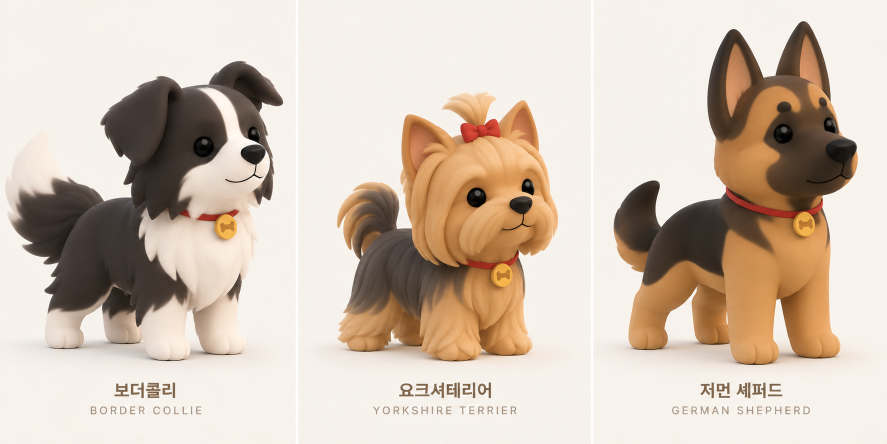
#> input picture assets/breeds/시안/보더콜리, 요크셔테리어, 져먼셰퍼드.png, 1774 x 887 px (shown at 1/2 size)
$ python breed-import.py
#> lines starting #> are read from the running program, lines starting #| are printed output that depends on the picture
# -*- coding: utf-8 -*-
"""
새 견종 캐릭터 들이기.

    pip install pillow
    python scripts/breed-import.py split          # assets/breeds/시안/*.png → assets/breeds/<한글>.png
    python scripts/breed-import.py build 보더콜리:border-collie ...   # → static/dogs/<key>.webp + thumb/

시안은 한 장에 세 마리가 세로 줄로 나뉘어 있고 아래에 이름 띠가 붙어 있습니다.
칸마다 잘라 내고, 기존 견종 그림과 같은 틀(1024 정사각 · #F8F8F8 배경 · 발끝이 아래에서 91% 자리)에
다시 앉혀 둡니다. 이 틀이 맞아야 /web/dog 무대의 체급별 확대가 같은 바닥선을 기준으로 움직여요.

배경색을 옮길 때는 '배경에 가까운 픽셀일수록 많이' 옮깁니다.
그냥 곱하면 강아지 털색까지 같이 물드는데, 이러면 그려진 바닥 그림자는 그대로 따라오고
강아지 본체는 손대지 않은 채로 남아요.
"""
import os
import sys

from PIL import Image

ROOT = os.path.dirname(os.path.dirname(os.path.abspath(__file__)))
ASSETS = os.path.join(ROOT, 'assets')
BREEDS = os.path.join(ASSETS, 'breeds')
SHEET_DIR = os.path.join(BREEDS, '시안')
DOGS = os.path.join(ROOT, 'static', 'dogs')

# 시안 파일 → 칸 순서대로의 견종 이름
SHEETS = {
    '보더콜리, 요크셔테리어, 져먼셰퍼드.png': ['보더콜리', '요크셔테리어', '저먼셰퍼드'],
    '사모예드, 퍼그, 로트와일러.png': ['사모예드', '퍼그', '로트와일러']
}

# 기존 견종 그림에서 잰 틀
SIDE = 1024
TARGET_BG = (248, 248, 248)
FIGURE_TOP = 140
FIGURE_BOTTOM = 930


def ink_box(im, bg, threshold=24):
    """배경과 다른 픽셀이 차지하는 네모. 그려진 바닥 그림자까지 포함합니다."""
    px = im.load()
    w, h = im.size
    left, right, top, bottom = w, -1, h, -1
    for y in range(h):
        for x in range(w):
            r, g, b = px[x, y]
            if abs(r - bg[0]) + abs(g - bg[1]) + abs(b - bg[2]) > threshold:
                left, right = min(left, x), max(right, x)
                top, bottom = min(top, y), max(bottom, y)
    return left, top, right + 1, bottom + 1


def panels(sheet, count=3):
    """칸 사이 구분선을 찾아 칸 경계를 돌려줍니다.

    구분선은 위에서 아래까지 쭉 이어지는, 배경보다 밝고 얼룩 없는 세로줄입니다.
    강아지 몸에도 밝은 부분이 있어서 '밝다'만으로는 못 가려요. 세로로 고른지(편차)까지 봅니다.
    칸은 고르게 나뉘어 있으니, 예상 자리 언저리에서만 찾습니다.
    """
    w, h = sheet.size
    px = sheet.load()
    body = int(h * 0.8)  # 이름 띠를 뺀 위쪽만 봅니다
    rows = range(0, body, 6)

    def column(x):
        values = [sum(px[x, y]) / 3 for y in rows]
        mean = sum(values) / len(values)
        spread = max(values) - min(values)
        return mean, spread

    cuts = [0]
    for i in range(1, count):
        guess = round(w * i / count)
        window = range(max(0, guess - 40), min(w, guess + 40))
        best, score = guess, None
        for x in window:
            mean, spread = column(x)
            if spread > 12:
                continue  # 강아지가 걸친 열
            if score is None or mean > score:
                best, score = x, mean
        cuts.append(best)
    cuts.append(w)
    return [(cuts[i], cuts[i + 1]) for i in range(count)]


def label_top(sheet, bg):
    """이름 띠가 시작하는 줄. 강아지가 끝난 뒤 한 번 비었다가 다시 글자가 나오는 자리입니다."""
    w, h = sheet.size
    px = sheet.load()
    rows = []
    for y in range(h):
        count = sum(
            1
            for x in range(0, w, 3)
            if abs(px[x, y][0] - bg[0]) + abs(px[x, y][1] - bg[1]) + abs(px[x, y][2] - bg[2]) > 30
        )
        rows.append(count)
    # 강아지가 끝나고 처음으로 길게 비는 자리가 이름 띠 앞의 틈입니다.
    # 이름은 한글 줄·영문 줄로 나뉘어 있어서 그 아래로도 틈이 또 생겨요.
    # 맨 아래에서부터 세면 그 사이 틈을 골라 한글 줄을 끌고 들어옵니다. 위에서부터 셉니다.
    first_ink = next((y for y, count in enumerate(rows) if count > 4), 0)
    start = None
    for y, count in enumerate(rows[first_ink:] + [99], start=first_ink):
        if count <= 4:
            if start is None:
                start = y
        else:
            if start is not None and y - start >= 12:
                return start
            start = None
    return h


def recolor(im, bg):
    """배경을 TARGET_BG 로 옮깁니다. 배경에 가까운 픽셀일수록 많이 옮겨, 강아지는 그대로 둡니다."""
    out = im.copy()
    px = out.load()
    w, h = out.size
    delta = [TARGET_BG[i] - bg[i] for i in range(3)]
    span = 90.0
    for y in range(h):
        for x in range(w):
            r, g, b = px[x, y]
            far = abs(r - bg[0]) + abs(g - bg[1]) + abs(b - bg[2])
            t = max(0.0, 1.0 - far / span)
            if t <= 0:
                continue
            px[x, y] = (
                min(255, max(0, round(r + delta[0] * t))),
                min(255, max(0, round(g + delta[1] * t))),
                min(255, max(0, round(b + delta[2] * t)))
            )
    return out


def split():
    os.makedirs(BREEDS, exist_ok=True)
    for name, breeds in SHEETS.items():
        sheet = Image.open(os.path.join(SHEET_DIR, name)).convert('RGB')
#> sheet is the input picture: PIL image 1774x887 RGB; mean R, G, B 210.4, 194.9, 180.3
        bg = sheet.getpixel((2, 2))
#> bg = (246, 241, 235)
        body = label_top(sheet, bg)
#> the loop in label_top, `for y in range(h):` made 887 passes
#> count on passes 1 to 3: 3, 3, 3
#> after the loop in label_top, `for y in range(h):`: rows = 887 values, max 446 at index 456, min 2 at index 12, mean 227.8
#> in label_top, `first_ink = next((y for y, count in enumerate(rows) if count > 4), 0)`: first_ink = 41
#> the loop in label_top, `for y, count in enumerate(rows[first_ink:] + [99], start=first_ink):` made 724 passes
#> count on passes 1 to 3: 5, 7, 7
#> body = 736
        bounds = panels(sheet)
#> the loop in panels, `for i in range(1, count):` made 2 passes
#> after the loop in panels, `for i in range(1, count):`: cuts = [0, 593, 1185]
#> bounds = [(0, 593), (593, 1185), (1185, 1774)]
        assert len(bounds) == len(breeds), (name, bounds)
        for (x0, x1), breed in zip(bounds, breeds):
            panel = recolor(sheet.crop((x0, 0, x1, body)), bg)
            box = ink_box(panel, TARGET_BG)
            dog = panel.crop(box)
            # 기존 그림과 같은 높이로 맞춰, 가로 가운데·발끝은 같은 바닥선에 둡니다.
            tall = FIGURE_BOTTOM - FIGURE_TOP
            scale = tall / dog.height
            dog = dog.resize((max(1, round(dog.width * scale)), tall), Image.LANCZOS)
            canvas = Image.new('RGB', (SIDE, SIDE), TARGET_BG)
            canvas.paste(dog, ((SIDE - dog.width) // 2, FIGURE_TOP))
            path = os.path.join(BREEDS, f'{breed}.png')
            canvas.save(path)
            print('split', breed, dog.size, os.path.getsize(path) // 1024, 'KB')
#> this loop made 3 passes
#> (x0, x1, breed, box, scale) on passes 1 to 3: (0, 593, '보더콜리', (10, 121, 567, 734), 1.29), (593, 1185, '요크셔테리어', (47, 184, 524, 734), 1.44), (1185, 1774, '저먼셰퍼드', (30, 42, 539, 736), 1.14)
#| split 보더콜리 (718, 790) 497 KB
#| split 요크셔테리어 (685, 790) 485 KB
#| split 저먼셰퍼드 (579, 790) 423 KB
#> pass 1, in recolor, `out = im.copy()`:
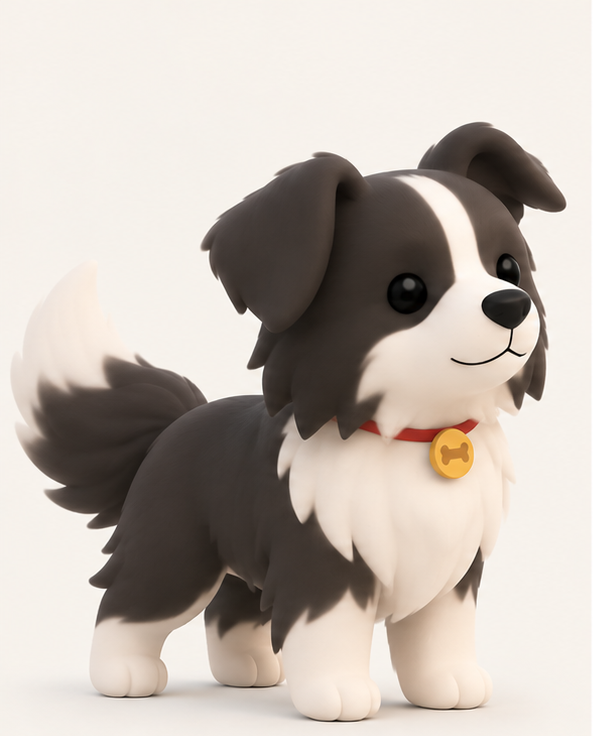
#> out: PIL image 593x736 RGB; mean R, G, B 192.7, 183.5, 175.5
#> pass 1, in split, `dog = panel.crop(box)`:
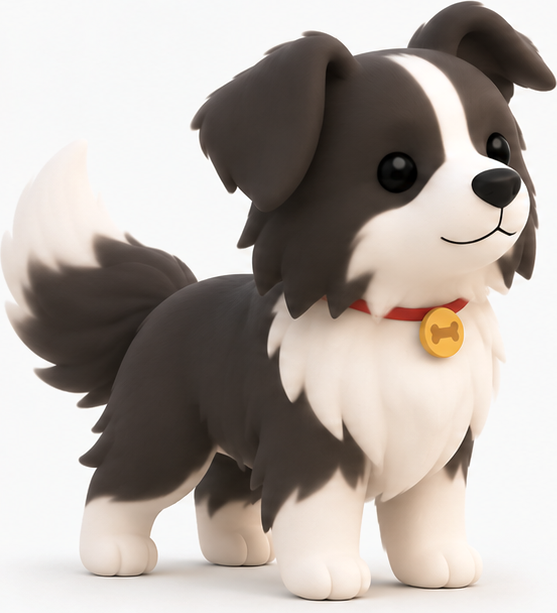
#> dog: PIL image 557x613 RGB; mean R, G, B 178.4, 170.3, 164.2
#> after the loop:
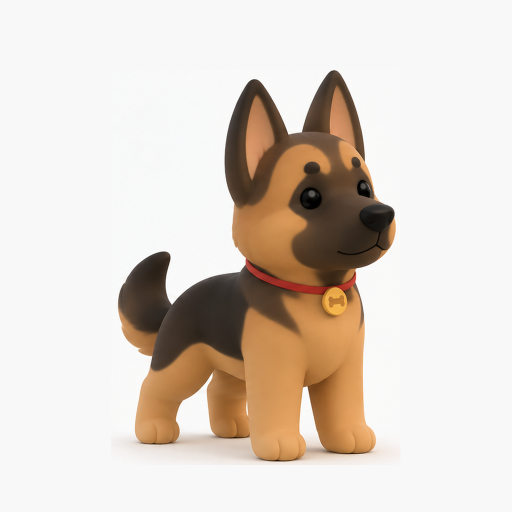
#> canvas: PIL image 1024x1024 RGB (shown at 1/2 size); mean R, G, B 222, 211.9, 202.7
#> after the loop:
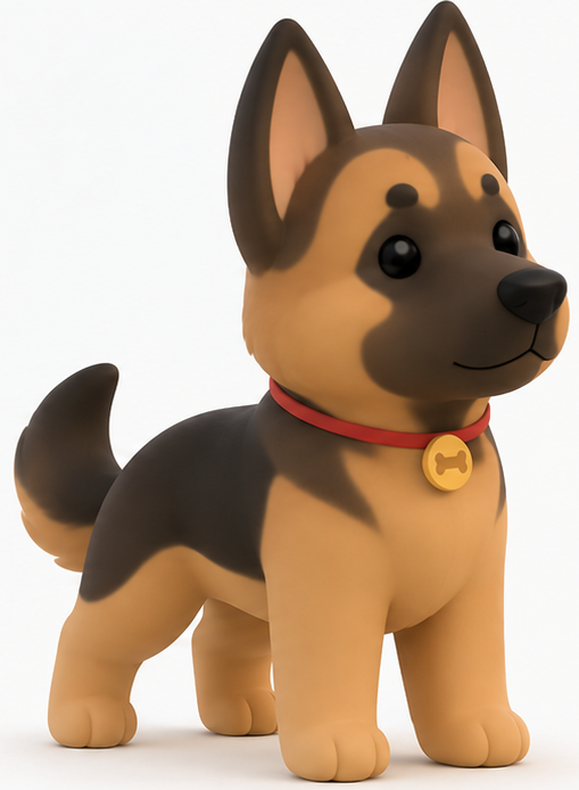
#> dog: PIL image 579x790 RGB; mean R, G, B 188.5, 165.2, 144.2
#> after the loop:
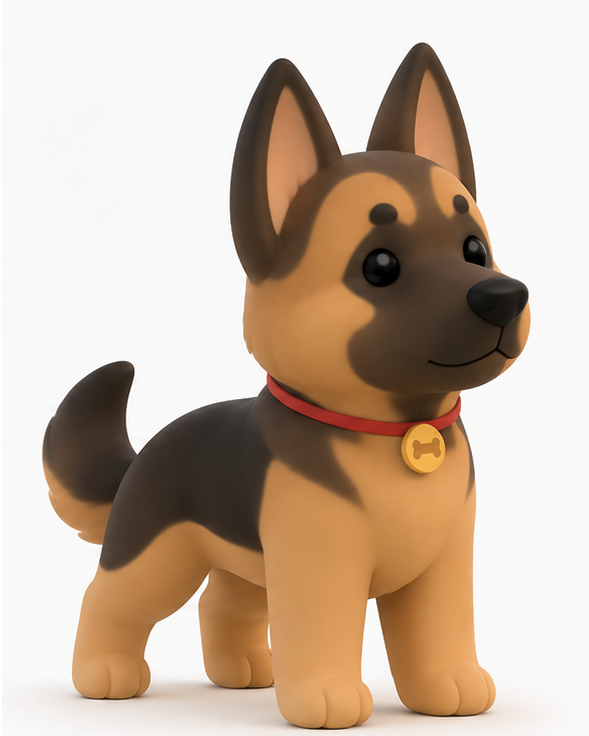
#> panel: PIL image 589x736 RGB; mean R, G, B 199.7, 180.7, 163.6
#> pass 2 of the loop in split, `for name, breeds in SHEETS.items():`:
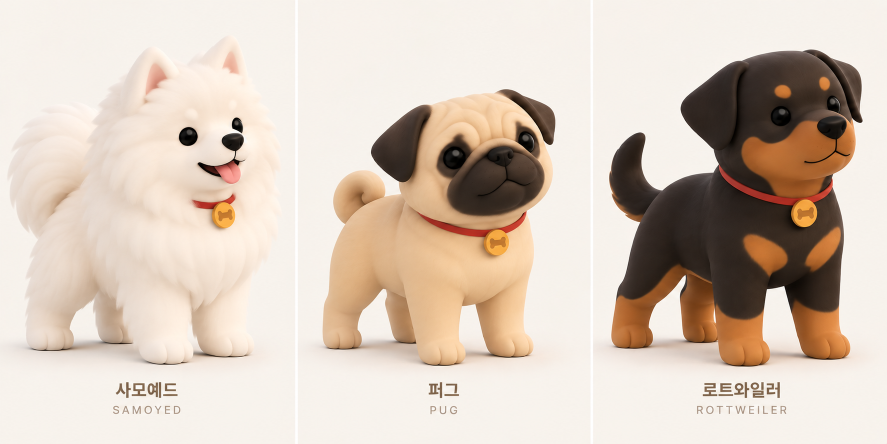
#> input picture assets/breeds/시안/사모예드, 퍼그, 로트와일러.png, 1774 x 887 px (shown at 1/2 size)
#> in split, sheet is the input picture: PIL image 1774x887 RGB; mean R, G, B 215.6, 200.7, 187.4
#> bg = (247, 243, 237)
#> the loop in label_top (call 2), `for y in range(h):` made 887 passes
#> count on passes 1 to 3: 4, 3, 3
#> the loop in label_top, `for y, count in enumerate(rows[first_ink:] + [99], start=first_ink):` made 691 passes
#> count on passes 1 to 3: 5, 5, 6
#> in split, `body = label_top(sheet, bg)`: body = 740
#> the loop in panels (call 2), `for i in range(1, count):` made 2 passes
#> the loop in split, `for (x0, x1), breed in zip(bounds, breeds):` made 3 passes
#> (x0, x1, breed) on passes 1 to 3: (0, 591, '사모예드'), (591, 1182, '퍼그'), (1182, 1774, '로트와일러')
#> (printed output is left out)
#> after the loop in split, `for (x0, x1), breed in zip(bounds, breeds):`:
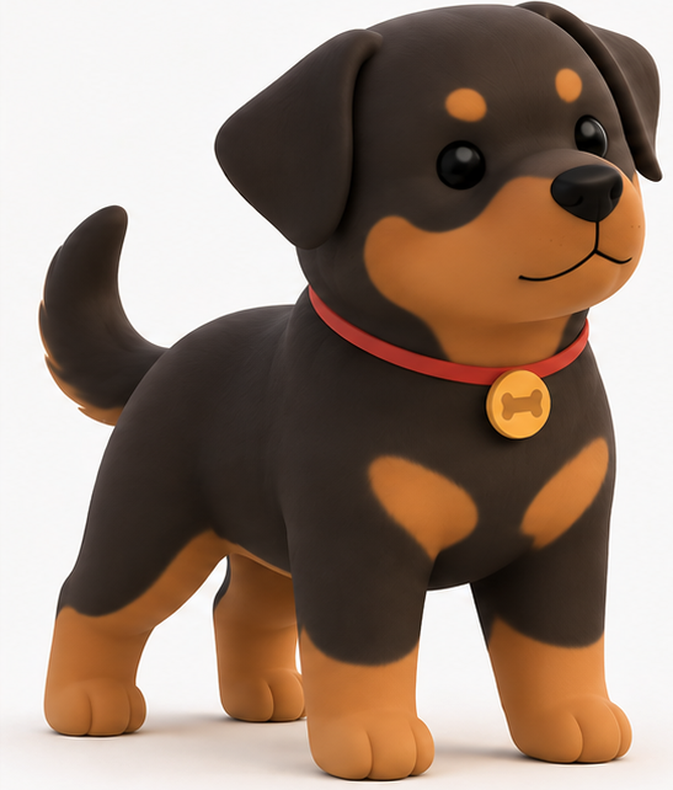
#> dog: PIL image 673x790 RGB; mean R, G, B 151.2, 130.5, 116.4
#> after the loop in split, `for (x0, x1), breed in zip(bounds, breeds):`:
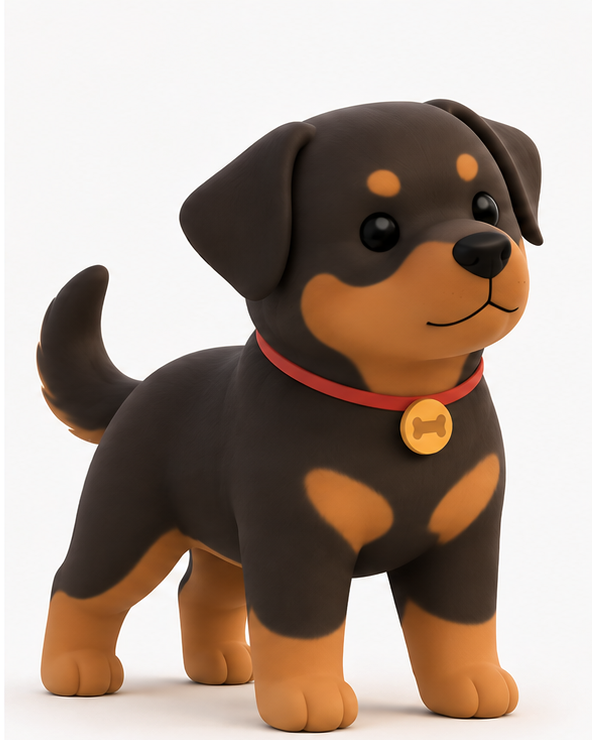
#> panel: PIL image 592x740 RGB; mean R, G, B 170.4, 153.6, 142.3


def build(pairs):
    """assets/breeds/<한글>.png → static/dogs/<key>.webp (순백 배경) + thumb/<key>.webp"""
    os.makedirs(os.path.join(DOGS, 'thumb'), exist_ok=True)
    for pair in pairs:
        breed, key = pair.split(':')
        src = Image.open(os.path.join(BREEDS, f'{breed}.png')).convert('RGB')
        # 무대용은 순백 배경이어야 multiply 합성에서 네모가 안 비쳐요 (static/dogs/안내.txt)
        white = recolor_to_white(src)
        stage = white.resize((640, 640), Image.LANCZOS)
        stage.save(os.path.join(DOGS, f'{key}.webp'), 'WEBP', quality=90, method=6)
        thumb = white.resize((144, 144), Image.LANCZOS)
        thumb.save(os.path.join(DOGS, 'thumb', f'{key}.webp'), 'WEBP', quality=88, method=6)
        print('build', breed, '->', key)


def recolor_to_white(im):
    global TARGET_BG
    keep, TARGET_BG = TARGET_BG, (255, 255, 255)
    try:
        return recolor(im, keep)
    finally:
        TARGET_BG = keep


if __name__ == '__main__':
    what = sys.argv[1] if len(sys.argv) > 1 else 'split'
    if what == 'split':
        split()
    elif what == 'build':
        build(sys.argv[2:])
    else:
        raise SystemExit('split 또는 build 만 됩니다')
